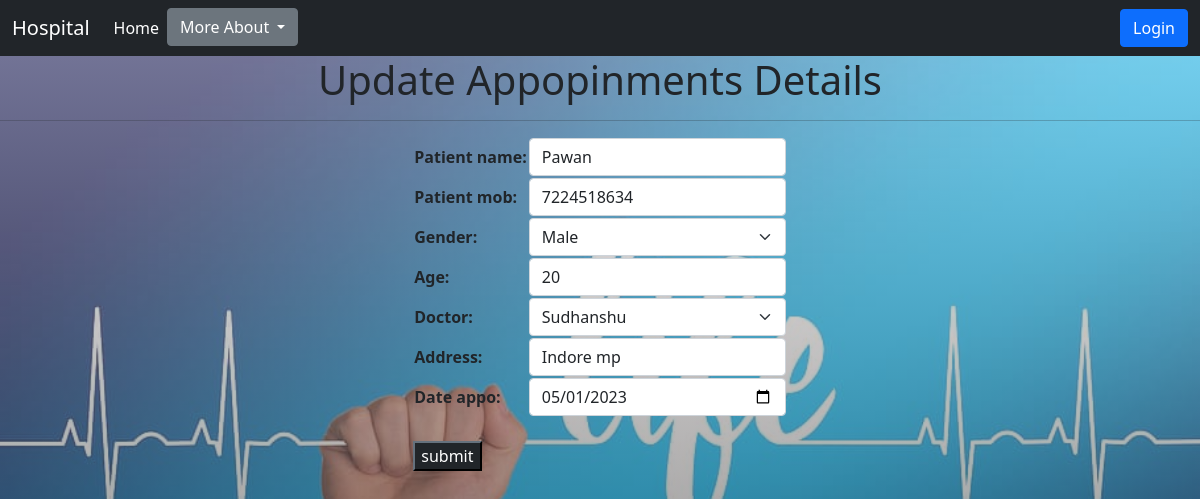
/updappoinmnet/1, run on the app's committed database.
### management/models.py (models this page shows, shortened)
class PatientAppo(models.Model):
    created_by = models.ForeignKey(User,on_delete=models.CASCADE)
    patient_name = models.CharField(max_length=20)
    patient_mob = models.CharField(max_length=10,validators=[RegexValidator("^(\+\d{1,3}[- ]?)?\d{10}$",message="Only numbers allowed"),MinLengthValidator(10,"10-digit allowed")])
    gender = models.CharField(max_length=20,choices=gen_choice,)
    age = models.CharField(max_length=3,validators=[RegexValidator("^\S[0-9]{0,3}$")])
    doctor = models.ForeignKey(Doctor,on_delete=models.DO_NOTHING,null=True,blank=True)
    address = models.TextField()
    date_appo = models.DateField()
    status = models.CharField(max_length=30,default='pending')

### management/views.py (the view)
# urls.py: path('updappoinmnet/<int:id>',views.upd_appoinment,name='updappoinment'),
def upd_appoinment(request,id):
    if request.method == 'POST':
        obj = PatientAppo.objects.get(id=id)
        patform = Patientform(request.POST,instance=obj)
        if patform.is_valid():
            patform.save()
            return redirect('appodata')
        return render(request,'updateappoinmet.html',{'patform':patform})
    else:
        obj = PatientAppo.objects.get(id=id)
        patform = Patientform(instance=obj)
        return render(request,'updateappoinment.html',{'patform':patform})

### management/forms.py
class Patientform(forms.ModelForm):
    class Meta:
        model=PatientAppo
        exclude=['status','created_by']
        widgets={
            'patient_name': forms.TextInput(attrs={'class':'form-control'}),
            'age': forms.TextInput(attrs={'class':'form-control'}),
            'gender':forms.Select(attrs={'class':'form-select'}),
            'patient_mob': forms.TextInput(attrs={'class':'form-control'}),
            'address': forms.TextInput(attrs={'class':'form-control'}),
            'date_appo':forms.TextInput(attrs={'class':'form-control','type':'date'}),
            'doctor':forms.Select(attrs={'class':'form-select'}),
        }

### management/models.py (called while the page is built)
    def __str__(self):
        return self.dr_name

### management/templates/updateappoinment.html (shortened to what this page needs)
{% extends 'base.html' %}
{% load static %}
{% block body %}
    <h1 align="center">Update Appopinments Details<hr></h1>
    <div class="d-flex justify-content-center">
        <form action="" method="POST">
            <table>{{patform}}</table><br>
            <input type="submit" value="submit" class="btn-dark">
        </form>
    </div>
{% endblock body %}

### data on the page
PatientAppo: patient_name "Pawan", patient_mob "7224518634", gender "Male", age "20", doctor "Sudhanshu", address "Indore mp", date_appo "05/01/2023"
